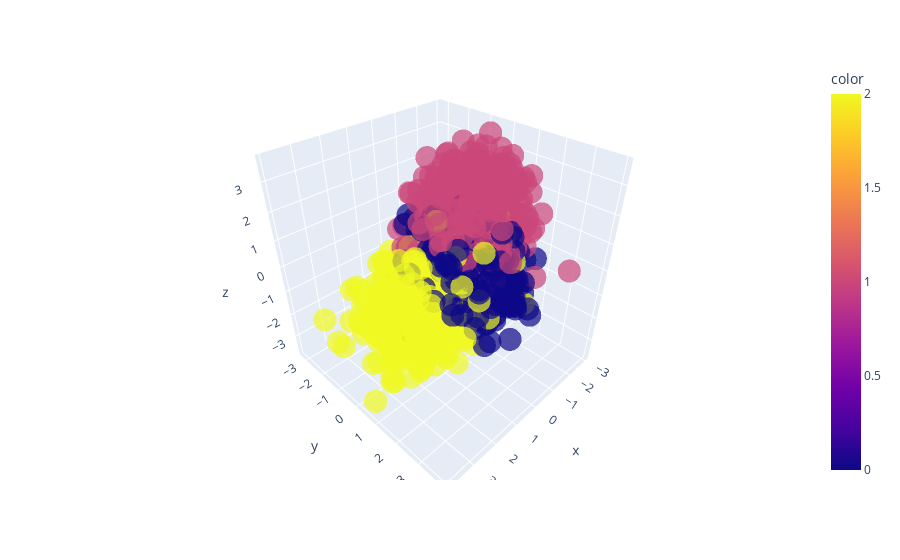

Notebook code for this chart:
### Code cell
import numpy as np
import plotly.express as px #3d plot akar jonno
from sklearn.datasets import make_classification

X, y = make_classification(
    n_features = 6,
    n_classes = 3, #class 3 ta
    n_samples = 2000,
    n_informative = 2,
    random_state = 5,
    n_clusters_per_class = 1,
)

fig = px.scatter_3d(x=X[:, 0], y=X[:, 1], z=X[:, 2], color=y, opacity=0.7)
fig.show()

### Figure 1 — Plotly figure (JSON) as saved in the notebook; plotly's stock layout.template omitted (floating-point values rounded to 4 significant figures; data arrays with more than 128 entries replaced by an {"elided": "..."} marker saying what was removed)
{"data": [{"hovertemplate": "x=%{x}<br>y=%{y}<br>z=%{z}<br>color=%{marker.color}<extra></extra>", "legendgroup": "", "marker": {"color": {"elided": "2000 int values"}, "coloraxis": "coloraxis", "opacity": 0.7, "symbol": "circle"}, "mode": "markers", "name": "", "scene": "scene", "showlegend": false, "type": "scatter3d", "x": {"elided": "2000 float values"}, "y": {"elided": "2000 float values"}, "z": {"elided": "2000 float values"}}], "layout": {"autosize": true, "coloraxis": {"colorbar": {"title": {"text": "color"}}, "colorscale": [[0, "#0d0887"], [0.1111, "#46039f"], [0.2222, "#7201a8"], [0.3333, "#9c179e"], [0.4444, "#bd3786"], [0.5556, "#d8576b"], [0.6667, "#ed7953"], [0.7778, "#fb9f3a"], [0.8889, "#fdca26"], [1, "#f0f921"]]}, "legend": {"tracegroupgap": 0}, "margin": {"t": 60}, "scene": {"aspectmode": "auto", "aspectratio": {"x": 0.968, "y": 1.007, "z": 1.026}, "domain": {"x": [0, 1], "y": [0, 1]}, "xaxis": {"title": {"text": "x"}, "type": "linear"}, "yaxis": {"title": {"text": "y"}, "type": "linear"}, "zaxis": {"title": {"text": "z"}, "type": "linear"}}}}
